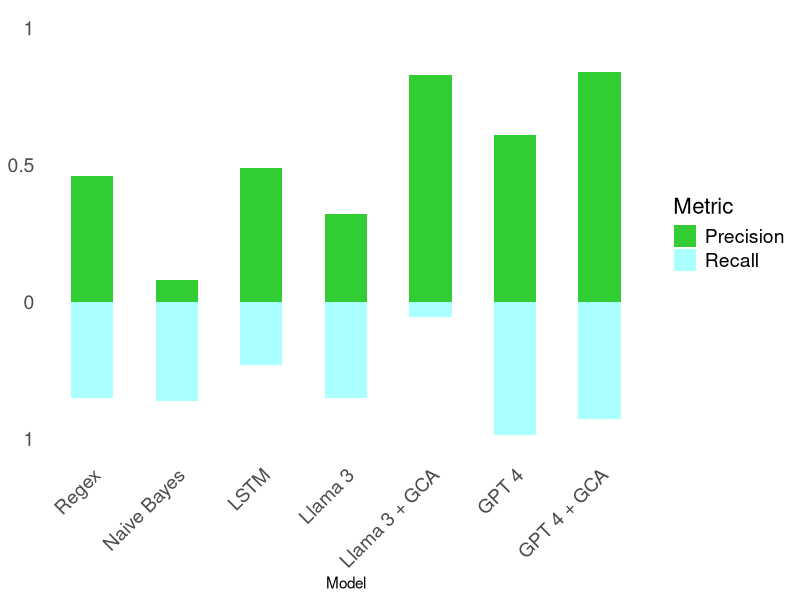

Generate this figure with R:


data = data.frame(
  model =c("Naive Bayes","Llama 3","LSTM","Regex","Llama 3 + GCA","GPT 4","GPT 4 + GCA"),
  Precision = c(0.08,0.32,0.49,0.46,0.83,0.61,0.84),
  Recall = c(0.72,0.70,0.46,0.70,0.11,0.97,0.85)
)


# Reshape the data to a long format
data_long <- reshape2::melt(data, id.vars = "model", variable.name = "Metric", value.name = "Value")

data_long$model = factor(data_long$model, levels=c("Regex","Naive Bayes","LSTM","Llama 3","Llama 3 + GCA","GPT 4","GPT 4 + GCA"))

library(ggplot2)

# Adjust y-axis labels and breaks
ggplot(data_long, aes(x = model, y = ifelse(Metric == "Precision", Value * 2, -Value), fill = Metric)) +
  geom_bar(stat = "identity", position = "identity", width = 0.5) +
  scale_y_continuous(labels = function(x) ifelse(x < 0, abs(x), x / 2), breaks = seq(-1, 3, by = 1),limits=c(-1,2)) +
  labs(x = "Model", y = "Value") +
  scale_fill_manual(values = c("Precision" = "#32CD32", "Recall" = "#AAFFFF")) +
  theme_minimal() +
  theme(
    axis.title.y = element_blank(),
    axis.ticks.y = element_blank(),
    panel.grid.major = element_blank(),
    panel.grid.minor = element_blank(),
    axis.text.x = element_text(angle = 45, hjust = 1, size = 14),
    axis.text.y = element_text(size = 14),
    legend.text = element_text(size = 14),
    legend.title = element_text(size = 16),
    plot.title = element_text(size = 18),
    plot.subtitle = element_text(size = 16),
    plot.caption = element_text(size = 12)
  )
